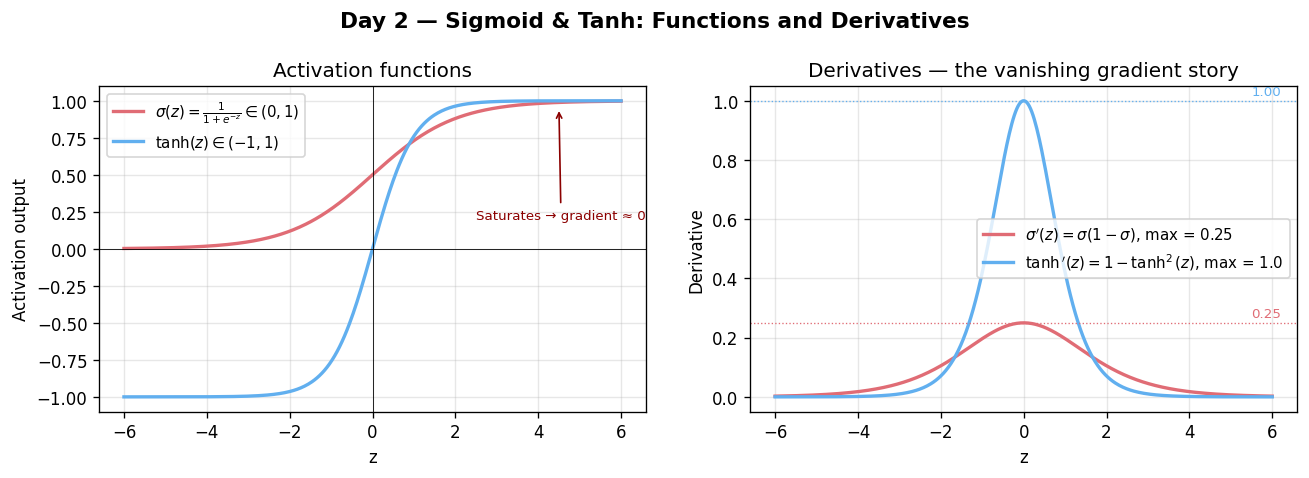

Python code for this plot:
import numpy as np
import matplotlib.pyplot as plt

z = np.linspace(-6, 6, 400)

sigmoid = 1 / (1 + np.exp(-z))
tanh = np.tanh(z)
d_sigmoid = sigmoid * (1 - sigmoid)
d_tanh = 1 - tanh ** 2

fig, axes = plt.subplots(1, 2, figsize=(11, 4))
fig.suptitle("Day 2 — Sigmoid & Tanh: Functions and Derivatives", fontsize=13, fontweight="bold")

ax = axes[0]
ax.plot(z, sigmoid, color="#e06c75", linewidth=2, label=r"$\sigma(z)=\frac{1}{1+e^{-z}} \in (0,1)$")
ax.plot(z, tanh, color="#61afef", linewidth=2, label=r"$\tanh(z) \in (-1,1)$")
ax.axhline(0, color="k", linewidth=0.5)
ax.axvline(0, color="k", linewidth=0.5)
ax.set_xlabel("z"); ax.set_ylabel("Activation output")
ax.set_title("Activation functions")
ax.legend(fontsize=9); ax.grid(True, alpha=0.3)
ax.annotate("Saturates → gradient ≈ 0", xy=(4.5, sigmoid[-100]), fontsize=8, color="darkred",
            xytext=(2.5, 0.2), arrowprops=dict(arrowstyle="->", color="darkred"))

ax = axes[1]
ax.plot(z, d_sigmoid, color="#e06c75", linewidth=2, label=r"$\sigma'(z) = \sigma(1-\sigma)$, max = 0.25")
ax.plot(z, d_tanh,   color="#61afef", linewidth=2, label=r"$\tanh'(z) = 1-\tanh^2(z)$, max = 1.0")
ax.axhline(0.25, color="#e06c75", linewidth=0.8, linestyle=":")
ax.axhline(1.0,  color="#61afef", linewidth=0.8, linestyle=":")
ax.text(5.5, 0.27, "0.25", color="#e06c75", fontsize=8)
ax.text(5.5, 1.02, "1.00", color="#61afef", fontsize=8)
ax.set_xlabel("z"); ax.set_ylabel("Derivative")
ax.set_title("Derivatives — the vanishing gradient story")
ax.legend(fontsize=9); ax.grid(True, alpha=0.3)

plt.tight_layout()
plt.savefig("graph_DAY_2.png", dpi=120, bbox_inches="tight")
print("graph_DAY_2.png saved")
